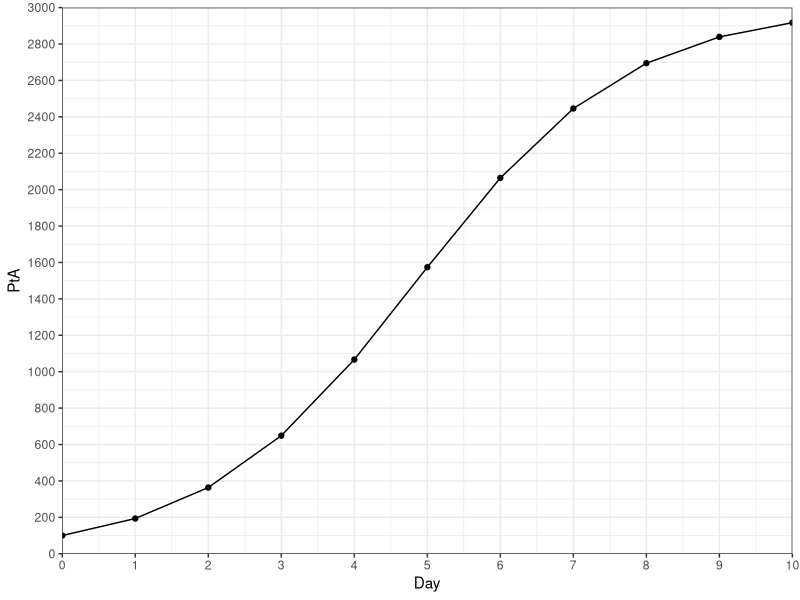
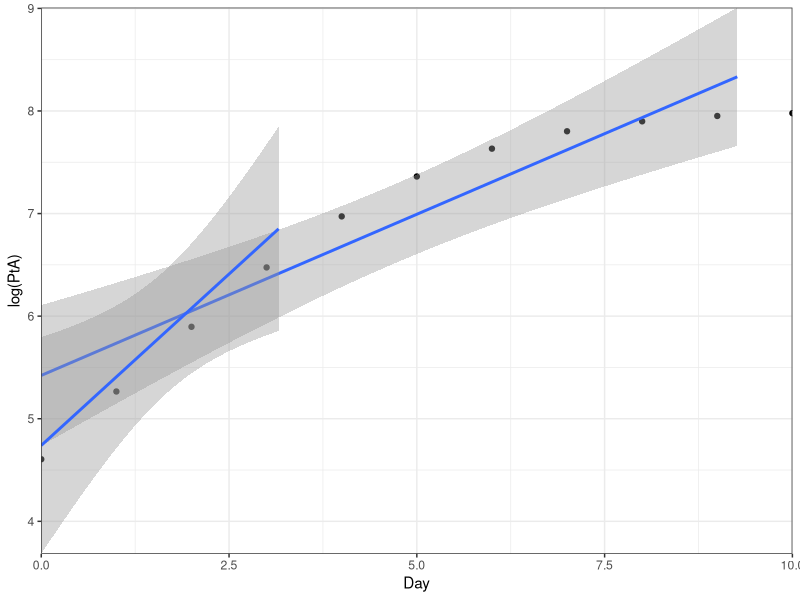
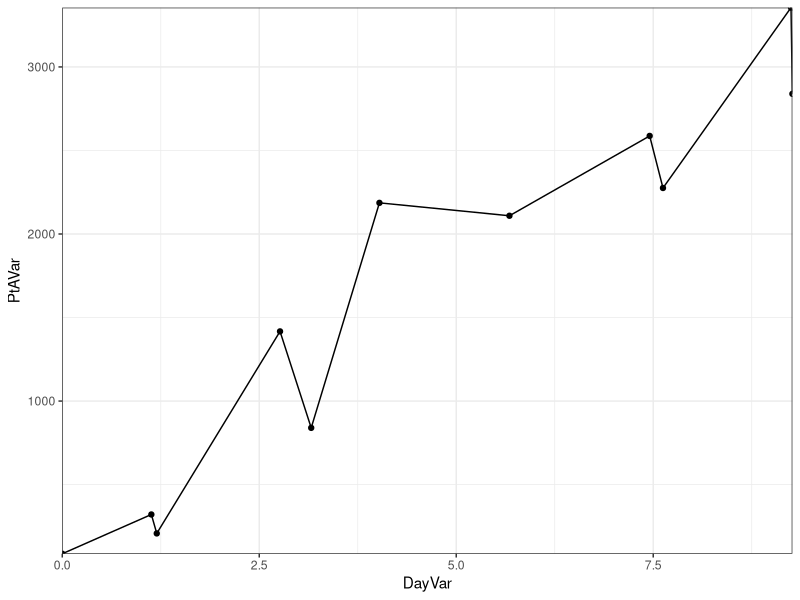
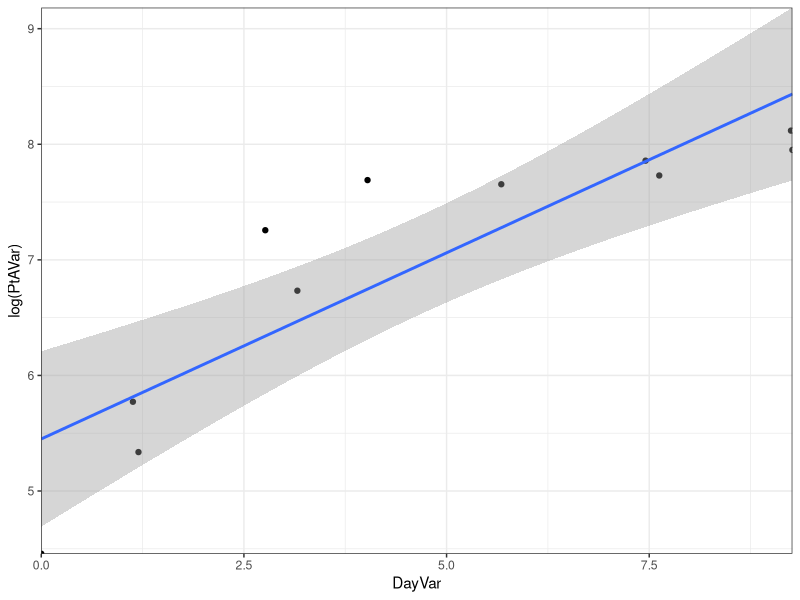
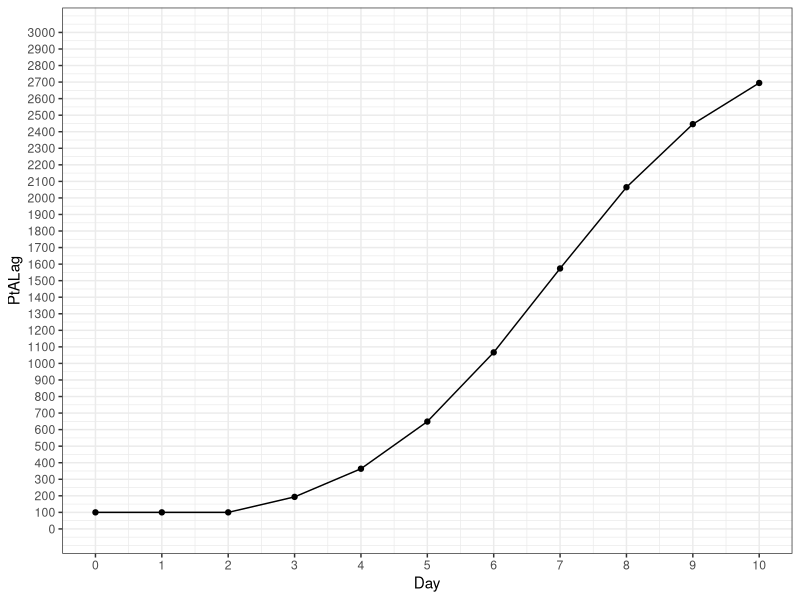
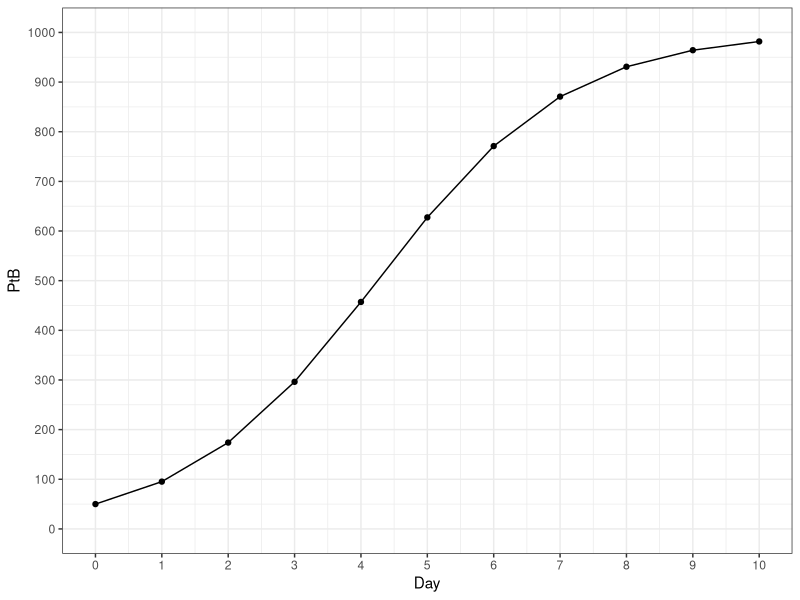
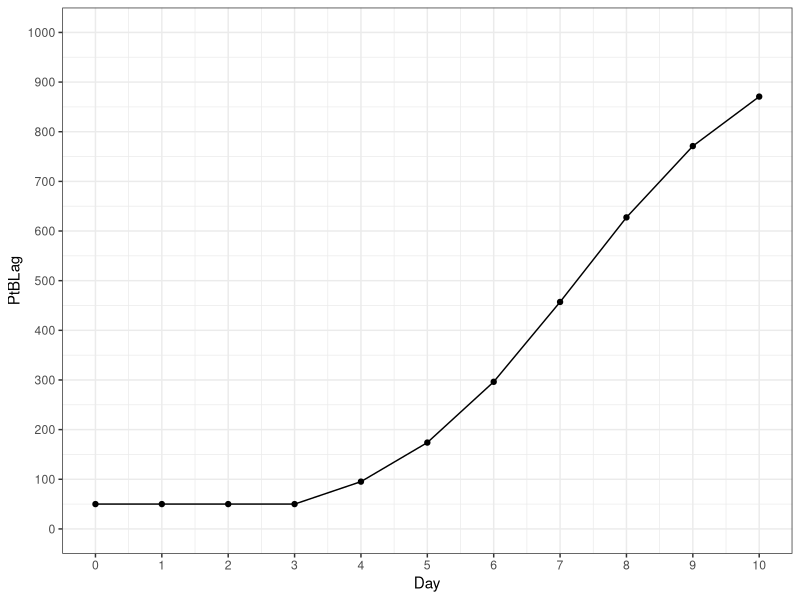
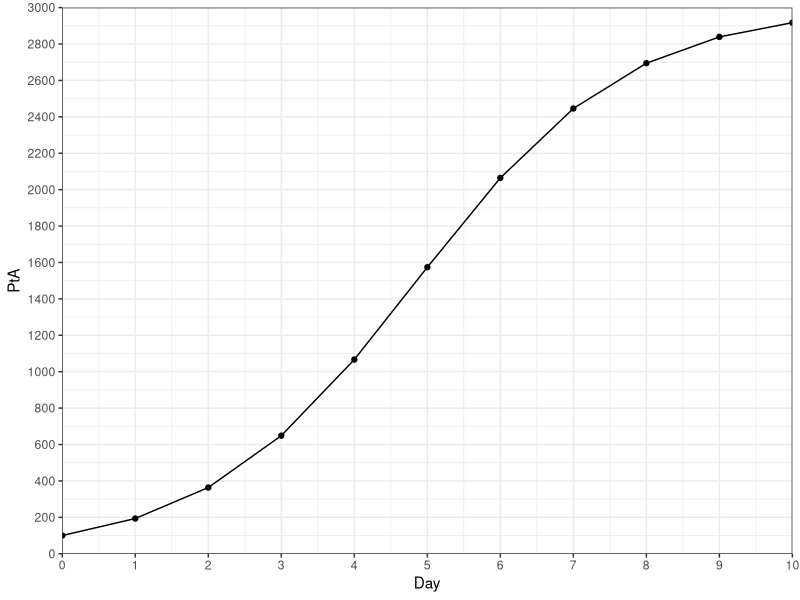

Reproduce these figures in R, in order.
## ---- chunk 1
library(tidyverse)
## ---- chunk 2
PA0 <- 100
PAMax <- 3000
PAmu <- log(2)
PAlag <- 2

PB0 <- 50
PBMax <- 1000
PBmu <- log(2)
PBlag <- 3

GrowthData <- tibble(Day = c(0,1,2,3,4,5,6,7,8,9,10))

GrowthData <- GrowthData %>%
  mutate(PtA = (PAMax * (PA0*exp(Day*PAmu))) /(PAMax + (PA0 * (exp(PAmu * Day) - 1)))) %>%
  mutate(PtALag = if_else(Day < PAlag, PA0, (PAMax * (PA0*exp((Day-PAlag)*PAmu))) /(PAMax + (PA0 * (exp(PAmu * (Day-PAlag)) - 1))))) %>%
  mutate(PtB = (PBMax * (PB0*exp(Day*PBmu))) /(PBMax + (PB0 * (exp(PBmu * Day) - 1)))) %>%
  mutate(PtBLag = if_else(Day < PBlag, PB0, (PBMax * (PB0*exp((Day-PBlag)*PBmu))) /(PBMax + (PB0 * (exp(PBmu * (Day-PBlag)) - 1))))) |>
  mutate(DayVar = rnorm(n = length(Day), mean = Day, sd = Day *0.2),
    PtAVar = rnorm(n = length(PtA), mean = PtA, sd = PtA *0.2))
## ---- chunk 3
GrowthData %>%
  ggplot() +
  geom_point(aes(x = Day, y = PtA)) +
  geom_line(aes(x = Day, y = PtA)) +
  scale_x_continuous(expand = c(0,0), limits = c(0,max(GrowthData$Day)), breaks = round(seq(0,10))) +
  scale_y_continuous(expand = c(0,0), limits = c(0,PAMax), breaks = seq(from=min(0),
              to=max(PAMax), by = 200)) + 
  theme_bw()

ggsave(
  "PtAPlot.png",
  plot = last_plot(),
  path = file.path("Plots")
)

GrowthData %>%
  ggplot() +
  geom_point(aes(x = Day, y = log(PtA))) +
  geom_smooth(aes(x = DayVar, y = log(PtA)), method = "lm") +
  geom_smooth(data = subset(GrowthData, DayVar <= 4), aes(x = DayVar, y = log(PtA)), method = "lm") +
  scale_x_continuous(expand = c(0,0)) +
  scale_y_continuous(expand = c(0,0)) + 
  theme_bw()

ggsave(
  "logPtAPlot.png",
  plot = last_plot(),
  path = file.path("Plots")
)

GrowthData %>%
  ggplot() +
  geom_point(aes(x = DayVar, y = PtAVar)) +
  geom_line(aes(x = DayVar, y = PtAVar)) +
  scale_x_continuous(expand = c(0,0)) +
  scale_y_continuous(expand = c(0,0)) + 
  theme_bw()

ggsave(
  "PtAVarPlot.png",
  plot = last_plot(),
  path = file.path("Plots")
)

GrowthData %>%
  ggplot() +
  geom_point(aes(x = DayVar, y = log(PtAVar))) +
  geom_smooth(aes(x = DayVar, y = log(PtAVar)), method = "lm") +
  scale_x_continuous(expand = c(0,0)) +
  scale_y_continuous(expand = c(0,0)) + 
  theme_bw()

ggsave(
  "logPtAVarPlot.png",
  plot = last_plot(),
  path = file.path("Plots")
)
## ---- chunk 4
GrowthData %>%
  ggplot() +
  geom_point(aes(x = Day, y = PtALag)) +
  geom_line(aes(x = Day, y = PtALag)) +
  scale_x_continuous(limits = c(0,max(GrowthData$Day)), breaks = round(seq(0,10))) +
  scale_y_continuous(limits = c(0,PAMax), breaks = seq(from=min(0),
              to=max(PAMax), by = 100)) + 
  theme_bw()

## ---- chunk 5
GrowthData %>%
  ggplot() +
  geom_point(aes(x = Day, y = PtB)) +
  geom_line(aes(x = Day, y = PtB)) +
  scale_x_continuous(limits = c(0,max(GrowthData$Day)), breaks = round(seq(0,10))) +
  scale_y_continuous(limits = c(0,PBMax), breaks = seq(from=min(0),
              to=max(PBMax), by = 100)) + 
  theme_bw()

## ---- chunk 6
GrowthData %>%
  ggplot() +
  geom_point(aes(x = Day, y = PtBLag)) +
  geom_line(aes(x = Day, y = PtBLag)) +
  scale_x_continuous(limits = c(0,max(GrowthData$Day)), breaks = round(seq(0,10))) +
  scale_y_continuous(limits = c(0,PBMax), breaks = seq(from=min(0),
              to=max(PBMax), by = 100)) + 
  theme_bw()

